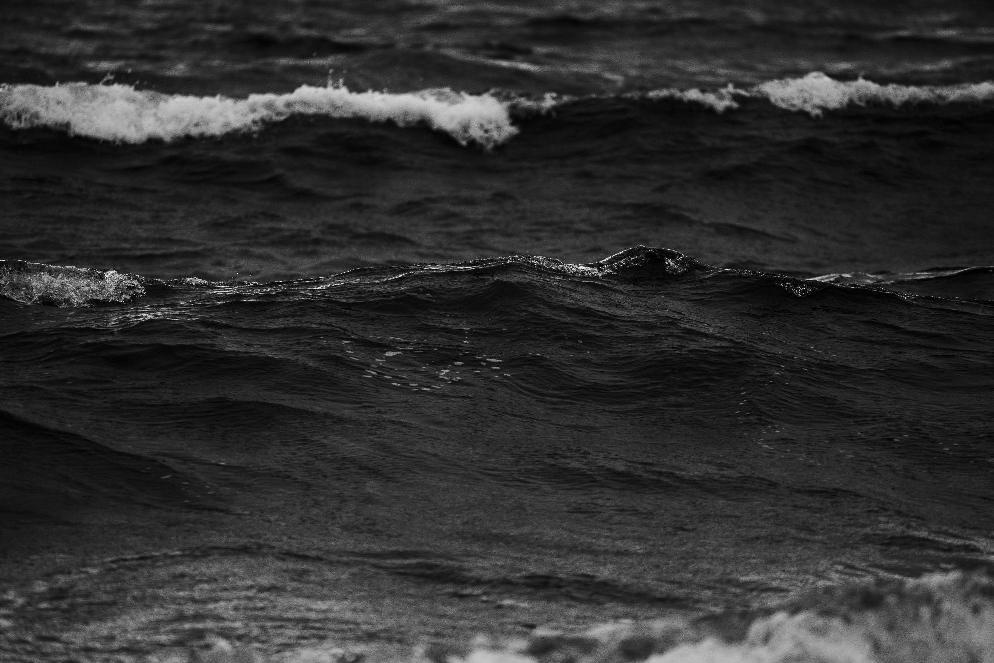
#> input picture ejercicio7/sea.jpg, 994 x 663 px
$ python ejercicio7.py
#> lines starting #> are read from the running program, lines starting #| are printed output that depends on the picture; after the words box and inside, x2 and y2 are one past the last pixel; in counts of white or black regions, pixels touching at a corner belong together
### funciones_comunes.py
import os
import numpy as np
import matplotlib.pyplot as plt
from PIL import Image, ImageDraw
from typing import Tuple, Dict, Union

# FUNCIONES BÁSICAS DE CARGA Y CONVERSIÓN DE IMÁGENES

def cargar_imagen(ruta: str) -> np.ndarray:

#> called with ruta = 'ejercicio7/sea.jpg'
    if not os.path.exists(ruta):
        raise FileNotFoundError(f"No se pudo encontrar {ruta}")
    img = Image.open(ruta)
#> img is the input picture: PIL image 994x663 L; min 0, max 255, mean 47.6
    return np.array(img)

# [5 lines left out: function cargar_imagen_color, not called in this run]

def convertir_a_gris(img: np.ndarray) -> np.ndarray:
    if len(img.shape) == 3:
        img_gris = (0.299 * img[:,:,0] + 0.587 * img[:,:,1] + 0.114 * img[:,:,2])
        return img_gris.astype(np.uint8)
    else:
        return img.astype(np.uint8)


# FUNCIONES DE SEPARACIÓN DE PLANOS DE COLOR

# [6 lines left out: function separar_planos_color, not called in this run]

def separar_planos_rgb(img_rgb: np.ndarray) -> Tuple[np.ndarray, np.ndarray, np.ndarray]:
    return separar_planos_color(img_rgb)

# FUNCIONES DE EXTRACCIÓN DE FIGURAS Y MÁSCARAS

# [9 lines left out: function extraer_figura_color, not called in this run]

# FUNCIONES DE CÁLCULO DE MOMENTOS

def calcular_area(mascara: np.ndarray) -> int:

    return int(np.sum(mascara))

# [162 lines left out: functions calcular_momento_crudo, calcular_centroide_por_pixeles, calcular_centroide_por_momentos, calcular_momento_central, calcular_momento_central_normalizado, calcular_momentos_hu and 4 more, not called in this run]

def guardar_imagen_gris(img_gris: np.ndarray, ruta_salida: str):
    img_pil = Image.fromarray(img_gris, mode='L')
    img_pil.save(ruta_salida)

def guardar_imagen_color(img_color: np.ndarray, ruta_salida: str):
    img_pil = Image.fromarray(img_color, 'RGB')
    img_pil.save(ruta_salida)

# FUNCIONES DE ESTADÍSTICAS COMUNES

# [30 lines left out: functions analizar_estadisticas_canales, guardar_imagen_gris, not called in this run]

def guardar_imagen_color(img_color: np.ndarray, ruta_salida: str):
    """
    Guarda una imagen en color usando PIL.
    """
    if img_color.dtype != np.uint8:
        img_color = (np.clip(img_color, 0, 1) * 255).astype(np.uint8)
    img_pil = Image.fromarray(img_color, 'RGB')
    img_pil.save(ruta_salida)

### ejercicio7/ejercicio7.py
import os
import sys
import numpy as np
import matplotlib.pyplot as plt
sys.path.append(os.path.dirname(os.path.dirname(os.path.abspath(__file__))))
from funciones_comunes import (
    cargar_imagen,
    convertir_a_gris,
    guardar_imagen_color
)


def crear_coloracion_azul_oceano(img_gris: np.ndarray) -> np.ndarray:

    g = img_gris.astype(np.float32)

    # Factores de escala por canal (pueden ajustarse)
    f_r = 0.25   # rojo bajo evita magenta
    f_g = 0.55   # verde moderado controla cian
    f_b = 1.00   # azul pleno
    boost_b = 40 # refuerzo constante en azul (profundidad)

    r = g * f_r
    v = g * f_g
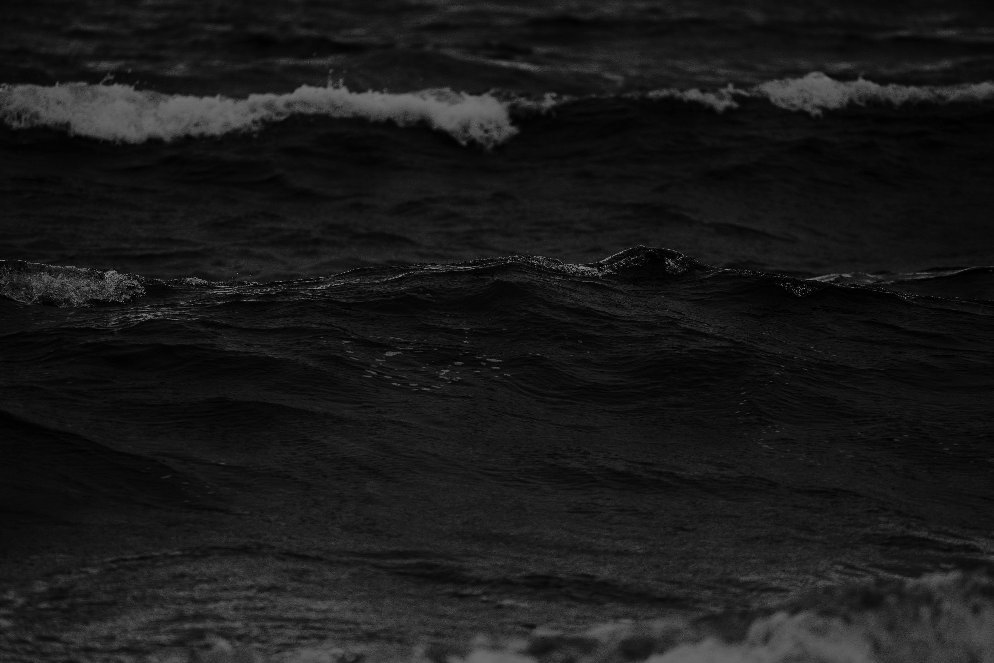
#> v: shape (663, 994) float32; min 0, max 140.2, mean 26.2
    b = g * f_b + boost_b

    img = np.stack([r, v, b], axis=-1)
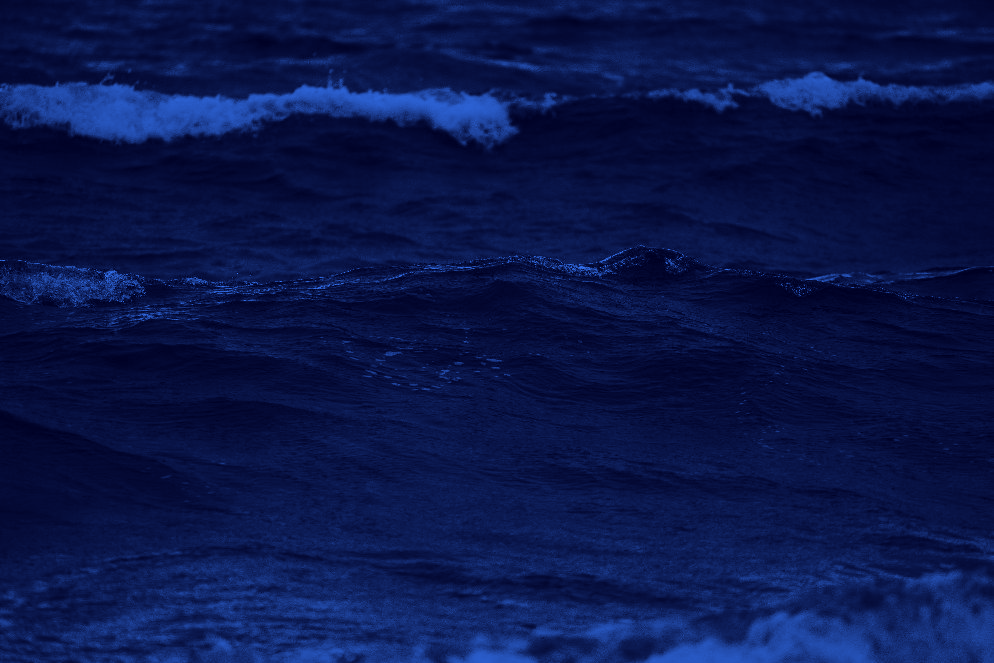
#> img: shape (663, 994, 3) float32; mean of channels 0, 1, 2 11.9, 26.2, 87.6; drawn with min black and max white
    img = np.clip(img, 0, 255)
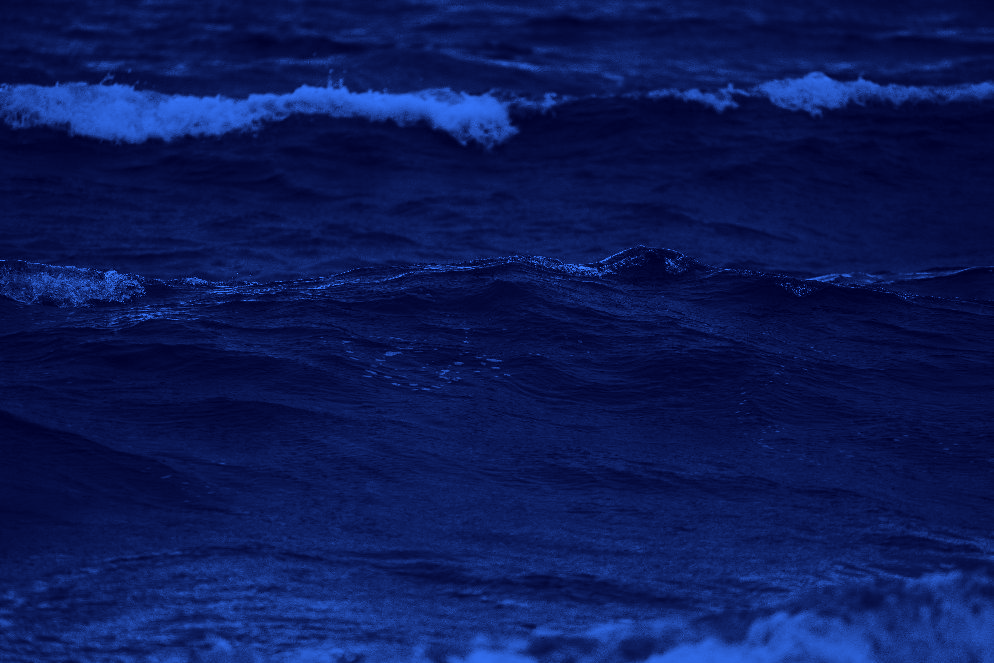
#> img: shape (663, 994, 3) float32; mean of channels 0, 1, 2 11.9, 26.2, 87.6; drawn as R, G, B

    # Espuma: intensidades muy altas se fuerzan a blanco (umbral ajustable)
    mask_espuma = g > 230
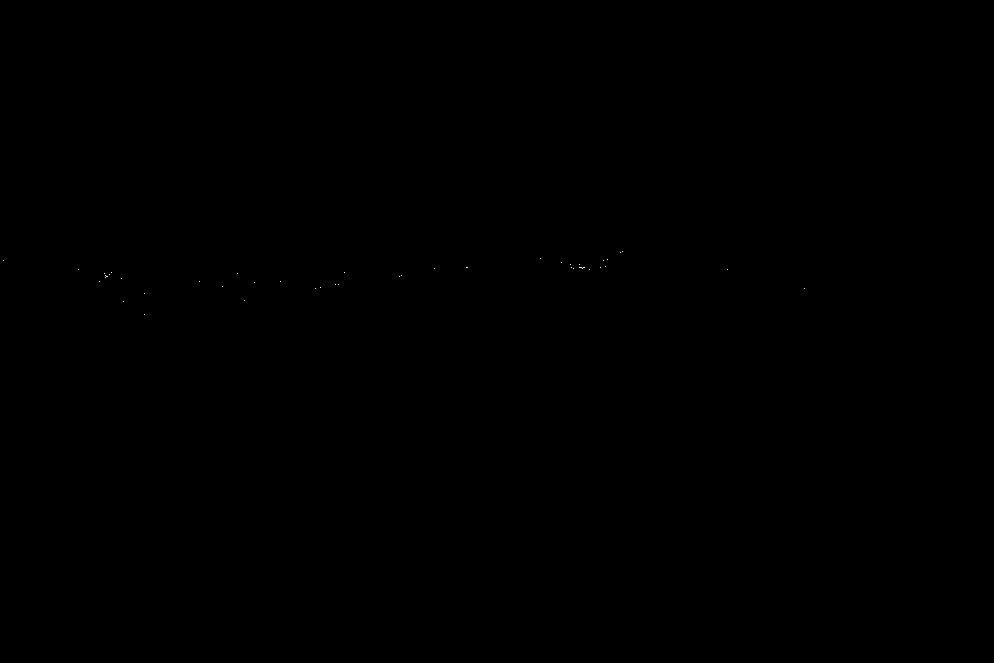
#> mask_espuma: shape (663, 994) bool; 0.01% white in thin lines or dots, all inside (x1, y1, x2, y2) = (3, 251, 805, 315)
    if np.any(mask_espuma):
        blancos = np.stack([g[mask_espuma], g[mask_espuma], g[mask_espuma]], axis=-1)
#> blancos = 51 rows, first 8: [249, 249, 249], [235, 235, 235], [241, 241, 241], [235, 235, 235], [237, 237, 237], [232, 232, 232], [231, 231, 231], [255, 255, 255]
        img[mask_espuma] = blancos
#> img: shape (663, 994, 3) float32; 0.01% of pixels changed, all inside (x1, y1, x2, y2) = (3, 251, 805, 315)

    return img.astype(np.uint8)


def main():
    script_dir = os.path.dirname(os.path.abspath(__file__))
    ruta_imagen = os.path.join(script_dir, "sea.jpg")
    # Cargar la imagen
    img_original = cargar_imagen(ruta_imagen)

    # Convertir a escala de grises para aplicar colorización
    img_gris = convertir_a_gris(img_original)

    # Crear colorización azul océano (única)
    img_coloreada = crear_coloracion_azul_oceano(img_gris)
    # Guardar solo la imagen coloreada
    ruta_salida_img = os.path.join(script_dir, "oceano_coloreado.png")
    guardar_imagen_color(img_coloreada, ruta_salida_img)

if __name__ == "__main__":
    main()
